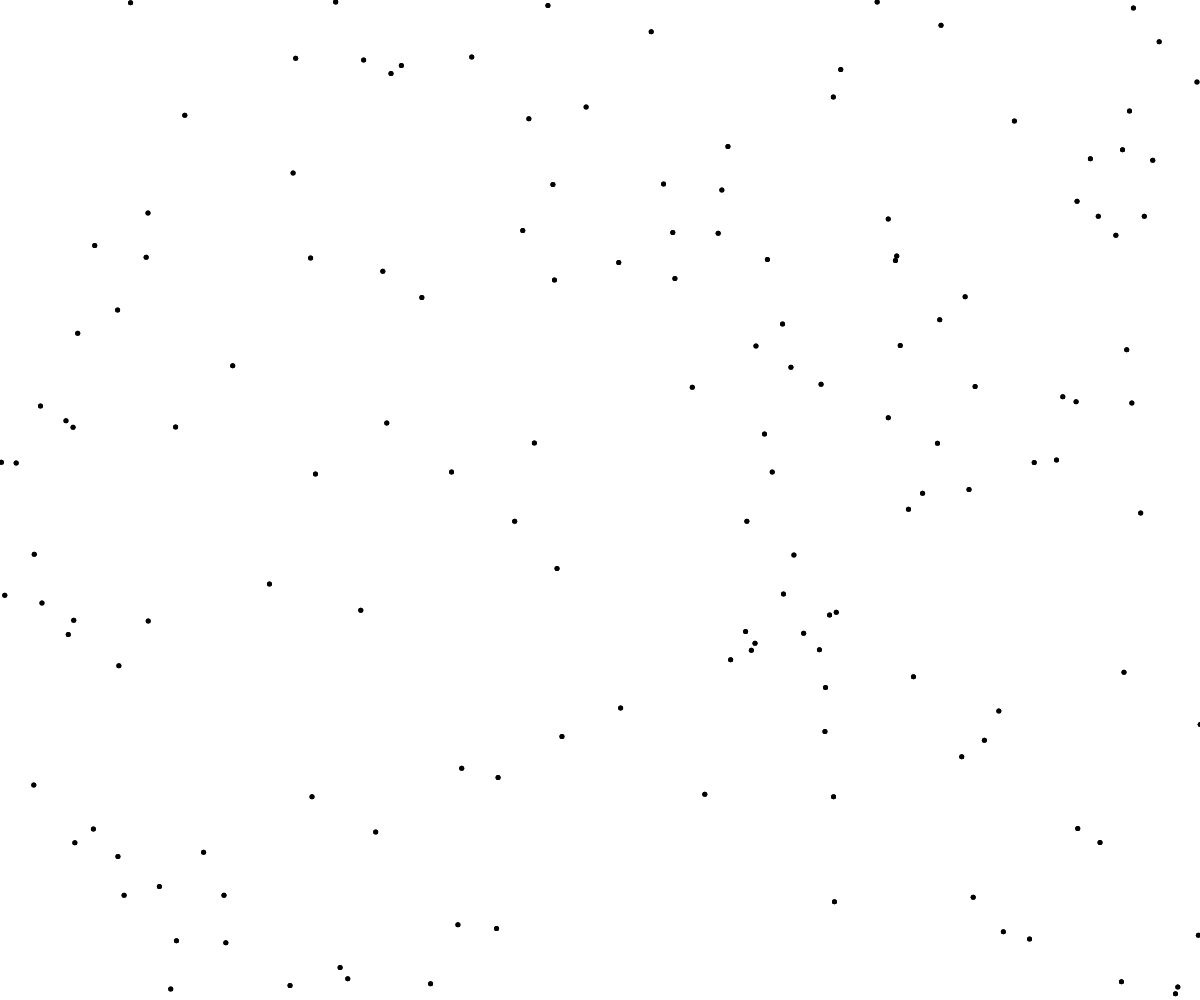
Frame 1 (no input)
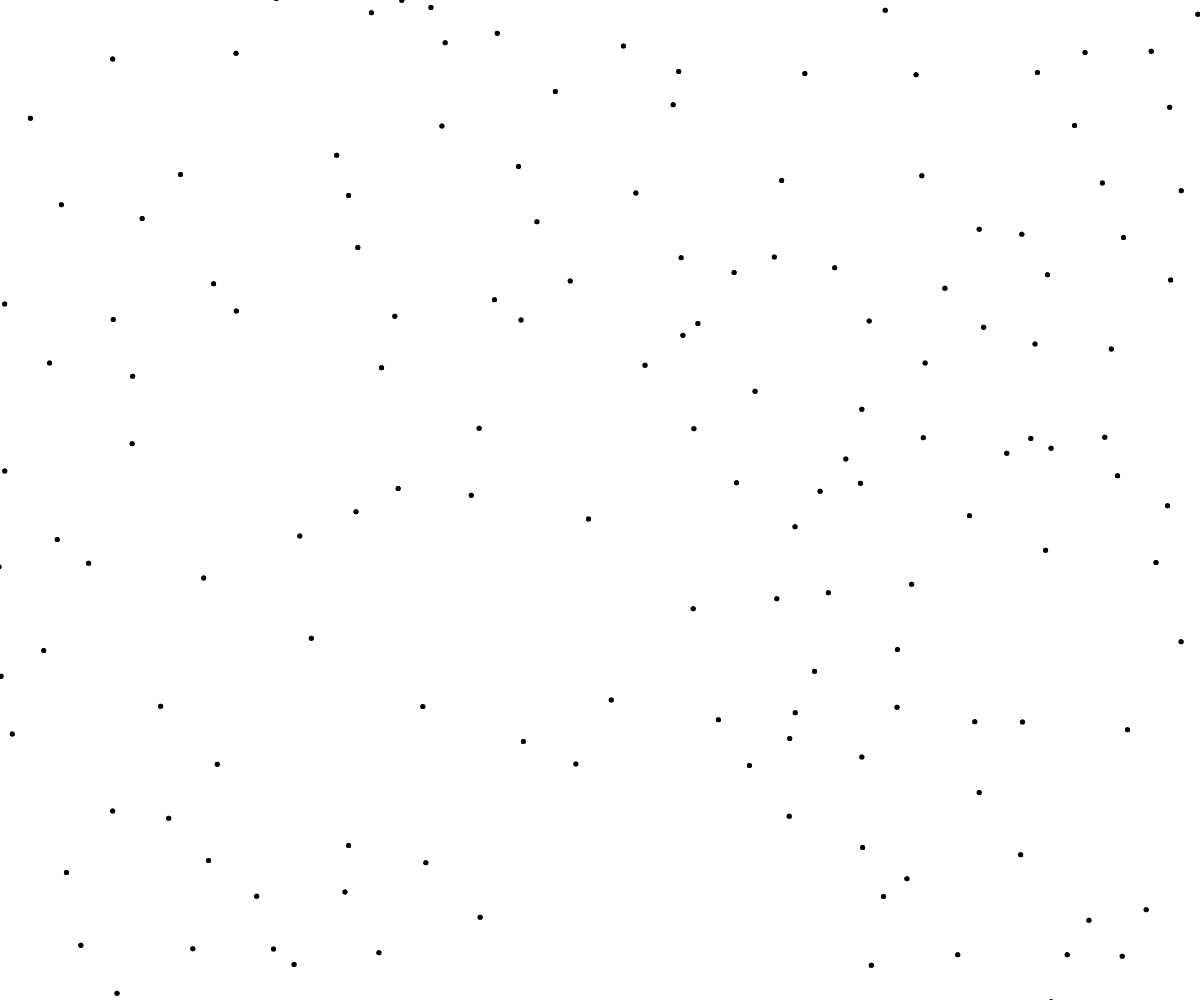
Frame 60 (no input)
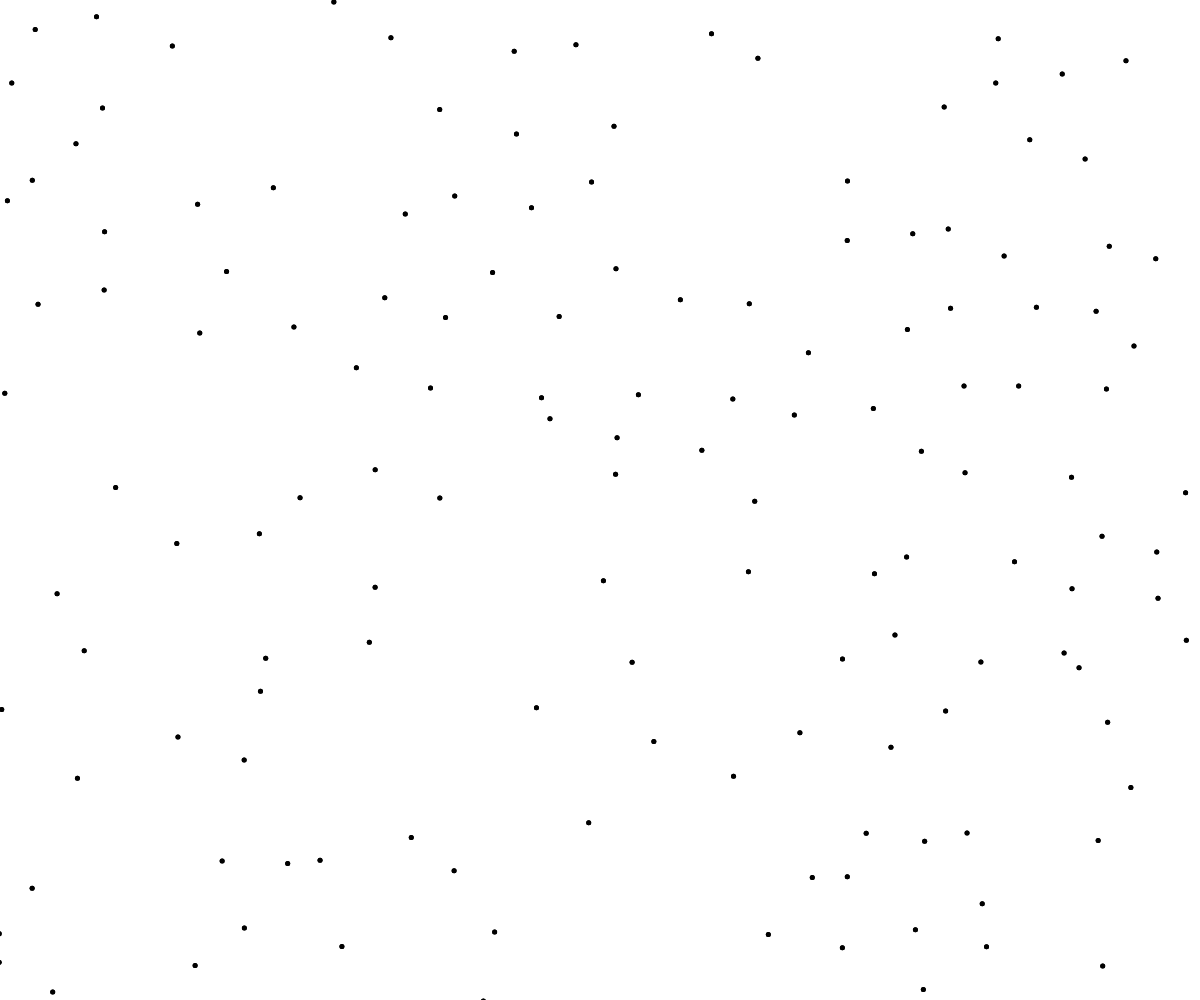
Frame 120 (the mouse pressed at the canvas centre since frame 60)

The p5.js sketch that drew these frames (run headless with seeded random() and noise() and a simulated clock; from frame 60 on, the mouse is pressed at the canvas centre):

// p5.js sketch
// ── sketch.js
// Flocking Base
//
// See other submissions here: https://openprocessing.org/curation/78544
// Join the Birb's Nest Discord community!  https://discord.gg/S8c7qcjw2b

let gFlock;
let gCount = 150;
let gDesiredSeparation = 60;
let gNeighborDist = 100;
let gBuffer = 10;

let gProps = {};

function setup() {
  createCanvas(windowWidth, windowHeight);
  noStroke();

  gProps = {
    fMax: random(0.01, 1),
    sMax: random(4, 6),
    sep: 0.05,
    ali: 0.002,
    coh: 0.001,
  };
  makeNewFlock();
  background(0);
}

function makeNewFlock() {
  gFlock = new Flock();
}

function draw() {
  background(255);
  gFlock.run();
}

class Flock {
  constructor() {
    this.boids = [];

    for (let i = 0; i < gCount; i++) {
      this.boids.push(new Boid(random(width), random(height)));
    }
  }

  run() {
    for (let b of this.boids) {
      b.run(this.boids);
      b.draw();
    }
  }
}

class Boid {
  constructor(x, y) {
    this.pos = createVector(x, y);
    this.vel = p5.Vector.random2D();
    this.radius = 5;
    this.color = 0;
  }

  run(boids) {
    this.flock(boids);
    this.bounds();
    this.draw();
  }

  draw() {
    fill(this.color);
    ellipse(this.pos.x, this.pos.y, this.radius);
  }

  flock(boids) {
    let forceS = this.separate(boids).mult(gProps.sep);
    let forceA = this.align(boids).mult(gProps.ali);
    let forceC = this.cohesion(boids).mult(gProps.coh);

    let a = forceS.add(forceA).add(forceC);

    this.vel.add(a);
    this.vel.limit(gProps.sMax);
    this.pos.add(this.vel);
  }

  seek(target) {
    let desired = p5.Vector.sub(target, this.pos);
    desired.normalize();
    desired.mult(gProps.sMax);

    let steer = p5.Vector.sub(desired, this.vel);
    steer.limit(gProps.fMax);
    return steer;
  }

  separate(boids) {
    let steer = createVector(0, 0);
    let count = 0;
    for (let boid of boids) {
      let d = p5.Vector.dist(this.pos, boid.pos);
      if (d > 0 && d < gDesiredSeparation) {
        let diff = p5.Vector.sub(this.pos, boid.pos);
        diff.normalize();
        diff.div(d);
        steer.add(diff);
        count++;
      }
    }
    if (count > 0) {
      steer.div(count);
    }
    if (steer.mag() > 0) {
      steer.normalize();
      steer.mult(gProps.sMax);
      steer.sub(this.vel);
      steer.limit(gProps.fMax);
    }

    return steer;
  }

  align(boids) {
    let sum = createVector(0, 0);
    let steer = createVector(0, 0);
    let count = 0;
    for (let boid of boids) {
      let d = p5.Vector.dist(this.pos, boid.pos);
      if (d > 0 && d < gNeighborDist) {
        sum.add(boid.vel);
        count++;
      }
    }

    if (count > 0) {
      sum.div(count);
      sum.normalize();
      sum.mult(gProps.sMax);
      steer = p5.Vector.sub(sum, this.vel);
      steer.limit(gProps.fMax);
    }
    return steer;
  }

  cohesion(boids) {
    let sum = createVector(0, 0);
    let count = 0;
    for (let boid of boids) {
      let d = p5.Vector.dist(this.pos, boid.pos);
      if (d > 0 && d < gNeighborDist) {
        sum.add(boid.pos);
        count++;
      }
    }
    if (count > 0) {
      sum.div(count);
      return this.seek(sum);
    }
    return createVector(0, 0);
  }

  bounds() {
    if (this.pos.x < -gBuffer) this.pos.x = width + gBuffer;
    if (this.pos.y < -gBuffer) this.pos.y = height + gBuffer;
    if (this.pos.x > width + gBuffer) this.pos.x = -gBuffer;
    if (this.pos.y > height + gBuffer) this.pos.y = -gBuffer;
  }
}
